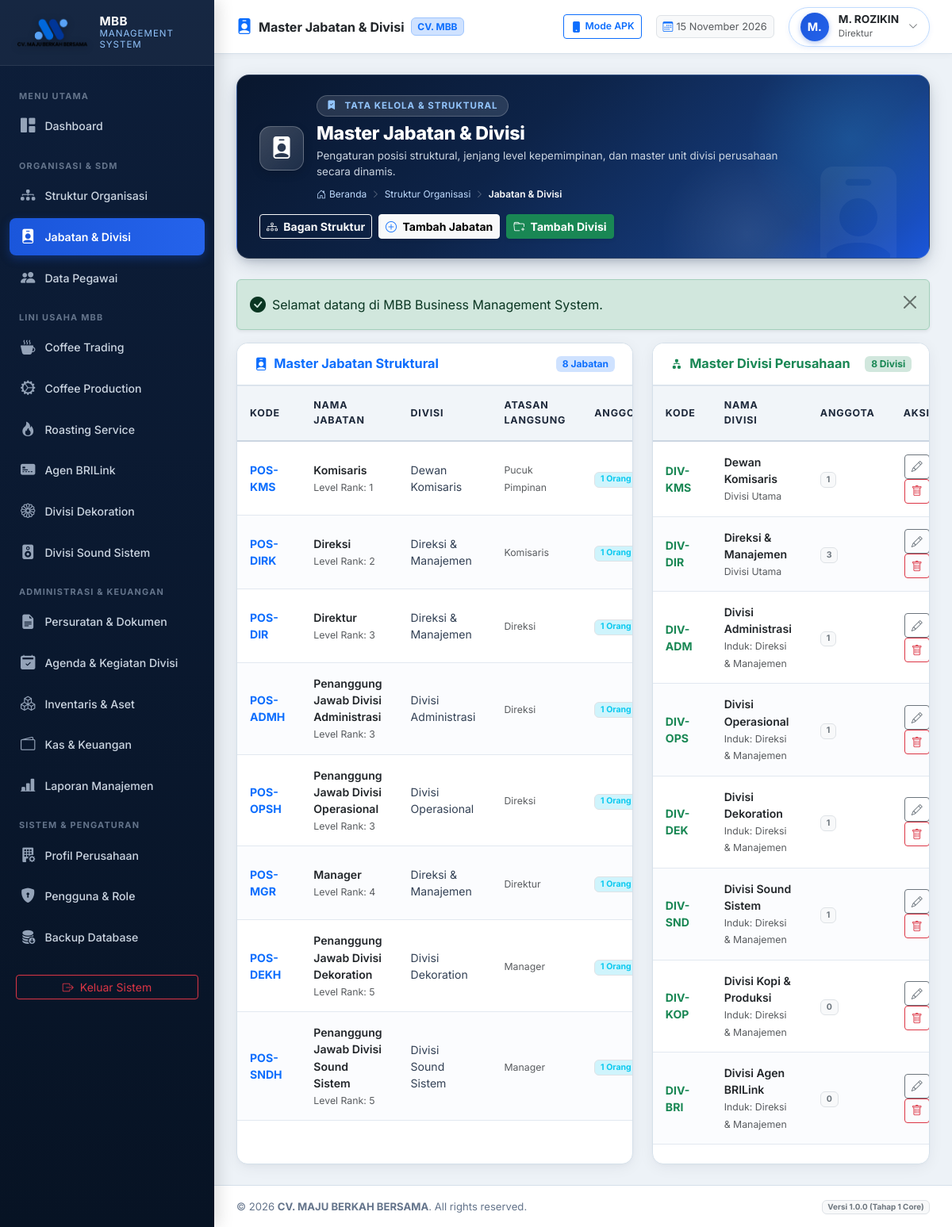
/modules/organization/positions.php (signed in), run on the app's committed database.
### tables this page shows
CREATE TABLE `users` (
  `id` int(11) NOT NULL AUTO_INCREMENT,
  `username` varchar(50) NOT NULL,
  `email` varchar(100) NOT NULL,
  `password_hash` varchar(255) NOT NULL,
  `role_id` int(11) NOT NULL,
  `employee_id` int(11) DEFAULT NULL,
  `is_active` tinyint(1) DEFAULT 1,
  `must_change_password` tinyint(1) DEFAULT 0,
  `last_login_at` datetime DEFAULT NULL,
  `last_login_ip` varchar(45) DEFAULT NULL,
  `created_at` datetime DEFAULT current_timestamp(),
  `updated_at` datetime DEFAULT current_timestamp() ON UPDATE current_timestamp(),
  PRIMARY KEY (`id`),
  UNIQUE KEY `username` (`username`),
  UNIQUE KEY `email` (`email`),
  UNIQUE KEY `employee_id` (`employee_id`),
  KEY `fk_user_role` (`role_id`),
  CONSTRAINT `fk_user_emp` FOREIGN KEY (`employee_id`) REFERENCES `employees` (`id`) ON DELETE SET NULL,
  CONSTRAINT `fk_user_role` FOREIGN KEY (`role_id`) REFERENCES `roles` (`id`)
);

CREATE TABLE `employees` (
  `id` int(11) NOT NULL AUTO_INCREMENT,
  `employee_code` varchar(30) NOT NULL,
  `full_name` varchar(150) NOT NULL,
  `gender` enum('L','P') DEFAULT 'L',
  `phone_number` varchar(30) DEFAULT NULL,
  `email` varchar(100) DEFAULT NULL,
  `address` text DEFAULT NULL,
  `division_id` int(11) DEFAULT NULL,
  `position_id` int(11) DEFAULT NULL,
  `join_date` date DEFAULT NULL,
  `employment_status` enum('TETAP','KONTRAK','MAGANG','HONORER') DEFAULT 'TETAP',
  `is_active` tinyint(1) DEFAULT 1,
  `avatar` varchar(255) DEFAULT NULL,
  `notes` text DEFAULT NULL,
  `created_at` datetime DEFAULT current_timestamp(),
  `updated_at` datetime DEFAULT current_timestamp() ON UPDATE current_timestamp(),
  PRIMARY KEY (`id`),
  UNIQUE KEY `employee_code` (`employee_code`),
  KEY `fk_emp_div` (`division_id`),
  KEY `fk_emp_pos` (`position_id`),
  CONSTRAINT `fk_emp_div` FOREIGN KEY (`division_id`) REFERENCES `divisions` (`id`) ON DELETE SET NULL,
  CONSTRAINT `fk_emp_pos` FOREIGN KEY (`position_id`) REFERENCES `positions` (`id`) ON DELETE SET NULL
);

CREATE TABLE `positions` (
  `id` int(11) NOT NULL AUTO_INCREMENT,
  `position_code` varchar(20) NOT NULL,
  `position_name` varchar(100) NOT NULL,
  `division_id` int(11) DEFAULT NULL,
  `parent_position_id` int(11) DEFAULT NULL,
  `level_rank` int(11) DEFAULT 1,
  `job_description` text DEFAULT NULL,
  `is_active` tinyint(1) DEFAULT 1,
  `created_at` datetime DEFAULT current_timestamp(),
  `updated_at` datetime DEFAULT current_timestamp() ON UPDATE current_timestamp(),
  PRIMARY KEY (`id`),
  UNIQUE KEY `position_code` (`position_code`),
  KEY `fk_pos_div` (`division_id`),
  KEY `fk_pos_parent` (`parent_position_id`),
  CONSTRAINT `fk_pos_div` FOREIGN KEY (`division_id`) REFERENCES `divisions` (`id`) ON DELETE SET NULL,
  CONSTRAINT `fk_pos_parent` FOREIGN KEY (`parent_position_id`) REFERENCES `positions` (`id`) ON DELETE SET NULL
);

CREATE TABLE `divisions` (
  `id` int(11) NOT NULL AUTO_INCREMENT,
  `division_code` varchar(20) NOT NULL,
  `division_name` varchar(100) NOT NULL,
  `parent_id` int(11) DEFAULT NULL,
  `description` text DEFAULT NULL,
  `is_active` tinyint(1) DEFAULT 1,
  `created_at` datetime DEFAULT current_timestamp(),
  `updated_at` datetime DEFAULT current_timestamp() ON UPDATE current_timestamp(),
  PRIMARY KEY (`id`),
  UNIQUE KEY `division_code` (`division_code`),
  KEY `fk_div_parent` (`parent_id`),
  CONSTRAINT `fk_div_parent` FOREIGN KEY (`parent_id`) REFERENCES `divisions` (`id`) ON DELETE SET NULL
);

### modules/organization/positions.php (the view, shortened to what the rows shown need)
<?php
require_once __DIR__ . '/../../core/Auth.php';
require_once __DIR__ . '/../../helpers/utils.php';
$db = Database::getInstance();
$positions = $db->query("
    SELECT p.*, d.division_name, parent.position_name AS parent_name,
           (SELECT COUNT(e.id) FROM employees e WHERE e.position_id = p.id) AS employee_count
    FROM positions p
    LEFT JOIN divisions d ON p.division_id = d.id
    LEFT JOIN positions parent ON p.parent_position_id = parent.id
    ORDER BY p.level_rank ASC, p.position_name ASC
")->fetchAll();
$divisions = $db->query("
    SELECT d.*, parent.division_name AS parent_div_name,
           (SELECT COUNT(e.id) FROM employees e WHERE e.division_id = d.id) AS employee_count
    FROM divisions d
    LEFT JOIN divisions parent ON d.parent_id = parent.id
    ORDER BY d.id ASC
")->fetchAll();
$pageTitle = 'Master Jabatan & Divisi';
require_once __DIR__ . '/../../components/header.php';
require_once __DIR__ . '/../../components/topbar.php';
?>
<div class="row g-4">
    <div class="col-lg-7">
        <div class="card-mbb h-100">
            <div class="card-mbb-body p-0">
                <div class="table-responsive">
                    <table class="table-mbb align-middle">
                        <thead>
                            <tr>
                                <th class="ps-3">Kode</th>
                                <th>Nama Jabatan</th>
                                <th>Divisi</th>
                                <th>Atasan Langsung</th>
                                <th>Anggota</th>
                            </tr>
                        </thead>
                        <tbody>
                            <?php foreach ($positions as $p): ?>
                                <tr>
                                    <td class="ps-3 fw-bold text-primary"><?= e($p['position_code']) ?></td>
                                    <td>
                                        <div class="fw-semibold text-dark"><?= e($p['position_name']) ?></div>
                                        <small class="text-muted">Level Rank: <?= $p['level_rank'] ?></small>
                                    </td>
                                    <td><?= e($p['division_name'] ?: '-') ?></td>
                                    <td><small class="text-muted"><?= e($p['parent_name'] ?: 'Pucuk Pimpinan') ?></small></td>
                                    <td>
                                        <span class="badge bg-info-subtle text-info border"><?= $p['employee_count'] ?> Orang</span>
                                    </td>
                                </tr>
                            <?php endforeach; ?>
                        </tbody>
                    </table>
                </div>
            </div>
        </div>
    </div>
    <div class="col-lg-5">
        <div class="card-mbb h-100">
            <div class="card-mbb-body p-0">
                <div class="table-responsive">
                    <table class="table-mbb align-middle">
                        <thead>
                            <tr>
                                <th class="ps-3">Kode</th>
                                <th>Nama Divisi</th>
                                <th>Anggota</th>
                                <th class="text-end pe-3">Aksi</th>
                            </tr>
                        </thead>
                        <tbody>
                            <?php foreach ($divisions as $d): ?>
                                <tr>
                                    <td class="ps-3 fw-bold text-success"><?= e($d['division_code']) ?></td>
                                    <td>
                                        <div class="fw-semibold text-dark"><?= e($d['division_name']) ?></div>
                                        <small class="text-muted"><?= e($d['parent_div_name'] ? 'Induk: ' . $d['parent_div_name'] : 'Divisi Utama') ?></small>
                                    </td>
                                    <td>
                                        <span class="badge bg-light text-secondary border"><?= $d['employee_count'] ?></span>
                                    </td>
                                    <td class="text-end pe-3">
                                        <button type="button" class="btn btn-sm btn-outline-secondary btn-edit-division"
                                                data-id="<?= $d['id'] ?>"
                                                data-code="<?= e($d['division_code']) ?>"
                                                data-name="<?= e($d['division_name']) ?>"
                                                data-parentid="<?= $d['parent_id'] ?>"
                                                data-desc="<?= e($d['description']) ?>"
                                                title="Edit Divisi">
                                            <i class="bi bi-pencil"></i>
                                        </button>
                                        <form method="POST" action="" class="d-inline">
                                            <button type="submit" class="btn btn-sm btn-outline-danger btn-confirm-delete"
                                                    data-confirm="Apakah Anda yakin ingin menghapus divisi '<?= e($d['division_name']) ?>'?" title="Hapus">
                                                <i class="bi bi-trash"></i>
                                            </button>
                                        </form>
                                    </td>
                                </tr>
                            <?php endforeach; ?>
                        </tbody>
                    </table>
                </div>
            </div>
        </div>
    </div>
</div>
<?php require_once __DIR__ . '/../../components/footer.php'; ?>

### components/topbar.php (shortened to what the rows shown need)
<?php
$user = Auth::user();
$displayName = $user['full_name'] ?? ($user['username'] ?? 'User');
$displayRole = $user['role_title'] ?? ($user['role_name'] ?? 'User');
$displayPos  = $user['position_name'] ?? $displayRole;
$initials    = strtoupper(substr($displayName, 0, 2));
$activeMeta = $moduleMetadata[$currentModule ?? 'dashboard'] ?? [
    'title'    => $pageTitle ?? 'MBB Management System',
    'category' => 'SISTEM INFORMASI TERPADU',
    'icon'     => 'bi-grid-fill',
    'desc'     => 'Sistem manajemen operasional terpadu CV. MAJU BERKAH BERSAMA'
];
$bannerTitle    = $pageTitle ?? $activeMeta['title'];
?>
<div class="main-content">
    <header class="topbar">
        <div class="topbar-right">
            <div class="dropdown">
                <div class="user-profile-badge" data-bs-toggle="dropdown" aria-expanded="false">
                    <div class="user-avatar"><?= e($initials) ?></div>
                    <div class="d-none d-sm-block text-start lh-1">
                        <div class="fw-bold text-dark" style="font-size: 0.85rem;"><?= e($displayName) ?></div>
                        <small class="text-muted" style="font-size: 0.72rem;"><?= e($displayPos) ?></small>
                    </div>
                    <i class="bi bi-chevron-down text-muted" style="font-size: 0.75rem;"></i>
                </div>
            </div>
        </div>
    </header>
    <div class="content-body">
        <div class="page-hero-banner">
            <div class="page-hero-content">
                <div class="banner-title-group">
                    <div>
                        <h2 class="banner-page-title"><?= e($bannerTitle) ?></h2>
                    </div>
                </div>
            </div>
        </div>

### data on the page
users: employee.full_name "M.", employee.full_name "M. ROZIKIN", positions.position_name "Direktur"
positions: position_code "POS-KMS", position_name "Komisaris", level_rank "1", division.division_name "Dewan Komisaris", parent_name "Pucuk Pimpinan", employee_count "1"
positions: position_code "POS-DIRK", position_name "Direksi", level_rank "2", division.division_name "Direksi & Manajemen", parent_position.position_name "Komisaris", employee_count "1"
positions: position_code "POS-DIR", position_name "Direktur", level_rank "3", division.division_name "Direksi & Manajemen", parent_position.position_name "Direksi", employee_count "1"
positions: position_code "POS-ADMH", position_name "Penanggung Jawab Divisi Administrasi", level_rank "3", division.division_name "Divisi Administrasi", parent_position.position_name "Direksi", employee_count "1"
positions: position_code "POS-OPSH", position_name "Penanggung Jawab Divisi Operasional", level_rank "3", division.division_name "Divisi Operasional", parent_position.position_name "Direksi", employee_count "1"
positions: position_code "POS-MGR", position_name "Manager", level_rank "4", division.division_name "Direksi & Manajemen", parent_position.position_name "Direktur", employee_count "1"
positions: position_code "POS-DEKH", position_name "Penanggung Jawab Divisi Dekoration", level_rank "5", division.division_name "Divisi Dekoration", parent_position.position_name "Manager", employee_count "1"
positions: position_code "POS-SNDH", position_name "Penanggung Jawab Divisi Sound Sistem", level_rank "5", division.division_name "Divisi Sound Sistem", parent_position.position_name "Manager", employee_count "1"
divisions: division_code "DIV-KMS", division_name "Dewan Komisaris", parent_div_name "Divisi Utama", employee_count "1"
divisions: division_code "DIV-DIR", division_name "Direksi & Manajemen", parent_div_name "Divisi Utama", employee_count "3"
divisions: division_code "DIV-ADM", division_name "Divisi Administrasi", parent.division_name "Induk: Direksi & Manajemen", employee_count "1"
divisions: division_code "DIV-OPS", division_name "Divisi Operasional", parent.division_name "Induk: Direksi & Manajemen", employee_count "1"
divisions: division_code "DIV-DEK", division_name "Divisi Dekoration", parent.division_name "Induk: Direksi & Manajemen", employee_count "1"
divisions: division_code "DIV-SND", division_name "Divisi Sound Sistem", parent.division_name "Induk: Direksi & Manajemen", employee_count "1"
divisions: division_code "DIV-KOP", division_name "Divisi Kopi & Produksi", parent.division_name "Induk: Direksi & Manajemen", employee_count "0"
divisions: division_code "DIV-BRI", division_name "Divisi Agen BRILink", parent.division_name "Induk: Direksi & Manajemen", employee_count "0"

### other printed values
get_company_setting('company_short_name', 'MBB') "MBB"
$bannerTitle "Master Jabatan & Divisi"
$bannerCategory "TATA KELOLA & STRUKTURAL"
$bannerDesc "Pengaturan posisi struktural, jenjang level kepemimpinan, dan master unit divisi perusahaan secara dinamis."
$label "Struktur Organisasi"
$label "Jabatan & Divisi"
$msg "Selamat datang di MBB Business Management System."
count($positions) "8"
count($divisions) "8"
get_company_setting('company_name', 'CV. MAJU BERKAH BERSAMA') "CV. MAJU BERKAH BERSAMA"
